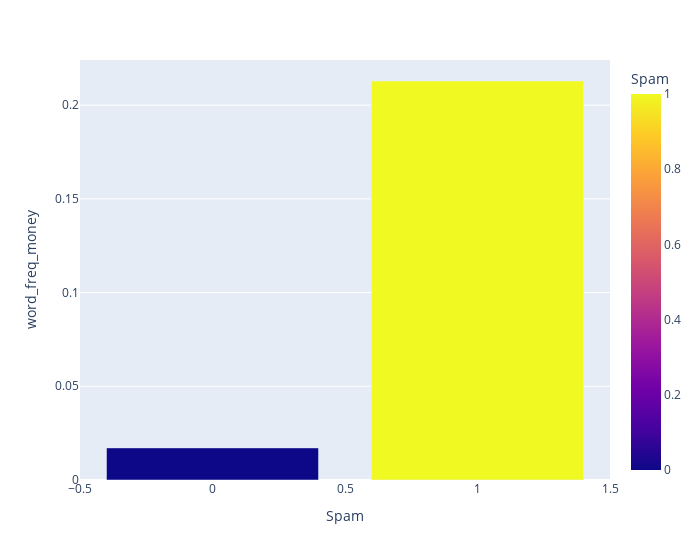

Notebook code for this chart:
### Code cell
df_CR_Tot=df.groupby('Spam', as_index=False)['word_freq_money'].mean()
fig=px.bar(df_CR_Tot,x='Spam',y='word_freq_money',width=700, color='Spam')
fig.show()

### Figure 1 — Plotly figure (JSON) as saved in the notebook; plotly's stock layout.template omitted (floating-point values rounded to 4 significant figures)
{"data": [{"alignmentgroup": "True", "hovertemplate": "Spam=%{marker.color}<br>word_freq_money=%{y}<extra></extra>", "legendgroup": "", "marker": {"color": [0, 1], "coloraxis": "coloraxis"}, "name": "", "offsetgroup": "", "orientation": "v", "showlegend": false, "textposition": "auto", "type": "bar", "x": [0, 1], "xaxis": "x", "y": [0.01714, 0.2129], "yaxis": "y"}], "layout": {"barmode": "relative", "coloraxis": {"colorbar": {"title": {"text": "Spam"}}, "colorscale": [[0, "#0d0887"], [0.1111, "#46039f"], [0.2222, "#7201a8"], [0.3333, "#9c179e"], [0.4444, "#bd3786"], [0.5556, "#d8576b"], [0.6667, "#ed7953"], [0.7778, "#fb9f3a"], [0.8889, "#fdca26"], [1, "#f0f921"]]}, "legend": {"tracegroupgap": 0}, "margin": {"t": 60}, "width": 700, "xaxis": {"anchor": "y", "domain": [0, 1], "title": {"text": "Spam"}}, "yaxis": {"anchor": "x", "domain": [0, 1], "title": {"text": "word_freq_money"}}}}
